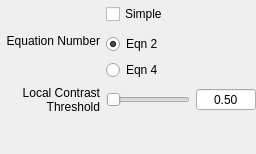
          <widget class="QWidget" name="page_ashikhmin">
           <property name="enabled">
            <bool>true</bool>
           </property>
           <property name="sizePolicy">
            <sizepolicy hsizetype="Preferred" vsizetype="MinimumExpanding">
             <horstretch>0</horstretch>
             <verstretch>0</verstretch>
            </sizepolicy>
           </property>
           <layout class="QGridLayout" name="gridLayout_11">
            <property name="margin">
             <number>0</number>
            </property>
            <item row="0" column="0">
             <layout class="QGridLayout" name="gridLayout_20">
              <item row="2" column="0">
               <widget class="QLabel" name="label_locatcontrasttreshold">
                <property name="minimumSize">
                 <size>
                  <width>100</width>
                  <height>0</height>
                 </size>
                </property>
                <property name="maximumSize">
                 <size>
                  <width>100</width>
                  <height>16777215</height>
                 </size>
                </property>
                <property name="text">
                 <string>Local Contrast Threshold</string>
                </property>
                <property name="alignment">
                 <set>Qt::AlignRight|Qt::AlignTrailing|Qt::AlignVCenter</set>
                </property>
                <property name="wordWrap">
                 <bool>true</bool>
                </property>
               </widget>
              </item>
              <item row="2" column="1">
               <widget class="QSlider" name="contrastSlider">
                <property name="cursor">
                 <cursorShape>PointingHandCursor</cursorShape>
                </property>
                <property name="maximum">
                 <number>100</number>
                </property>
                <property name="orientation">
                 <enum>Qt::Horizontal</enum>
                </property>
               </widget>
              </item>
              <item row="2" column="2">
               <widget class="QDoubleSpinBox" name="contrastdsb">
                <property name="minimumSize">
                 <size>
                  <width>60</width>
                  <height>0</height>
                 </size>
                </property>
                <property name="maximumSize">
                 <size>
                  <width>60</width>
                  <height>16777215</height>
                 </size>
                </property>
                <property name="focusPolicy">
                 <enum>Qt::StrongFocus</enum>
                </property>
                <property name="alignment">
                 <set>Qt::AlignCenter</set>
                </property>
                <property name="buttonSymbols">
                 <enum>QAbstractSpinBox::NoButtons</enum>
                </property>
                <property name="decimals">
                 <number>2</number>
                </property>
                <property name="maximum">
                 <double>1.000000000000000</double>
                </property>
                <property name="singleStep">
                 <double>0.100000000000000</double>
                </property>
                <property name="value">
                 <double>0.500000000000000</double>
                </property>
               </widget>
              </item>
              <item row="0" column="1">
               <widget class="QCheckBox" name="simpleCheckBox">
                <property name="enabled">
                 <bool>true</bool>
                </property>
                <property name="minimumSize">
                 <size>
                  <width>0</width>
                  <height>28</height>
                 </size>
                </property>
                <property name="maximumSize">
                 <size>
                  <width>16777215</width>
                  <height>28</height>
                 </size>
                </property>
                <property name="text">
                 <string>Simple</string>
                </property>
               </widget>
              </item>
              <item row="1" column="0">
               <widget class="QLabel" name="label_2">
                <property name="minimumSize">
                 <size>
                  <width>100</width>
                  <height>0</height>
                 </size>
                </property>
                <property name="maximumSize">
                 <size>
                  <width>100</width>
                  <height>16777215</height>
                 </size>
                </property>
                <property name="text">
                 <string>Equation Number</string>
                </property>
                <property name="alignment">
                 <set>Qt::AlignRight|Qt::AlignTop|Qt::AlignTrailing</set>
                </property>
                <property name="wordWrap">
                 <bool>true</bool>
                </property>
               </widget>
              </item>
              <item row="1" column="1">
               <layout class="QVBoxLayout" name="verticalLayout_2">
                <item>
                 <widget class="QRadioButton" name="eq2RadioButton">
                  <property name="sizePolicy">
                   <sizepolicy hsizetype="Fixed" vsizetype="Fixed">
                    <horstretch>0</horstretch>
                    <verstretch>0</verstretch>
                   </sizepolicy>
                  </property>
                  <property name="text">
                   <string>Eqn 2</string>
                  </property>
                  <property name="checked">
                   <bool>true</bool>
                  </property>
                 </widget>
                </item>
                <item>
                 <widget class="QRadioButton" name="eq4RadioButton">
                  <property name="sizePolicy">
                   <sizepolicy hsizetype="Fixed" vsizetype="Fixed">
                    <horstretch>0</horstretch>
                    <verstretch>0</verstretch>
                   </sizepolicy>
                  </property>
                  <property name="text">
                   <string>Eqn 4</string>
                  </property>
                 </widget>
                </item>
               </layout>
              </item>
              <item row="3" column="1">
               <spacer name="verticalSpacer_10">
                <property name="orientation">
                 <enum>Qt::Vertical</enum>
                </property>
                <property name="sizeHint" stdset="0">
                 <size>
                  <width>20</width>
                  <height>40</height>
                 </size>
                </property>
               </spacer>
              </item>
             </layout>
            </item>
           </layout>
          </widget>
